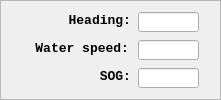
     <widget class="QFrame" name="frame">
      <property name="geometry">
       <rect>
        <x>420</x>
        <y>80</y>
        <width>221</width>
        <height>100</height>
       </rect>
      </property>
      <property name="frameShape">
       <enum>QFrame::StyledPanel</enum>
      </property>
      <property name="frameShadow">
       <enum>QFrame::Raised</enum>
      </property>
      <widget class="QLineEdit" name="txtHeading">
       <property name="enabled">
        <bool>true</bool>
       </property>
       <property name="geometry">
        <rect>
         <x>138</x>
         <y>12</y>
         <width>61</width>
         <height>20</height>
        </rect>
       </property>
       <property name="readOnly">
        <bool>true</bool>
       </property>
      </widget>
      <widget class="QLineEdit" name="txtWaterSpeed">
       <property name="enabled">
        <bool>true</bool>
       </property>
       <property name="geometry">
        <rect>
         <x>138</x>
         <y>40</y>
         <width>61</width>
         <height>20</height>
        </rect>
       </property>
       <property name="readOnly">
        <bool>true</bool>
       </property>
      </widget>
      <widget class="QLineEdit" name="txtSOG">
       <property name="enabled">
        <bool>true</bool>
       </property>
       <property name="geometry">
        <rect>
         <x>138</x>
         <y>68</y>
         <width>61</width>
         <height>20</height>
        </rect>
       </property>
       <property name="readOnly">
        <bool>true</bool>
       </property>
      </widget>
      <widget class="QLabel" name="label">
       <property name="geometry">
        <rect>
         <x>30</x>
         <y>12</y>
         <width>101</width>
         <height>16</height>
        </rect>
       </property>
       <property name="font">
        <font>
         <family>Monospace</family>
         <pointsize>10</pointsize>
         <weight>75</weight>
         <italic>false</italic>
         <bold>true</bold>
        </font>
       </property>
       <property name="text">
        <string>Heading:</string>
       </property>
       <property name="alignment">
        <set>Qt::AlignRight|Qt::AlignTrailing|Qt::AlignVCenter</set>
       </property>
      </widget>
      <widget class="QLabel" name="label_2">
       <property name="geometry">
        <rect>
         <x>-2</x>
         <y>40</y>
         <width>131</width>
         <height>16</height>
        </rect>
       </property>
       <property name="font">
        <font>
         <family>Monospace</family>
         <pointsize>10</pointsize>
         <weight>75</weight>
         <italic>false</italic>
         <bold>true</bold>
        </font>
       </property>
       <property name="text">
        <string>Water speed:</string>
       </property>
       <property name="alignment">
        <set>Qt::AlignRight|Qt::AlignTrailing|Qt::AlignVCenter</set>
       </property>
      </widget>
      <widget class="QLabel" name="label_6">
       <property name="geometry">
        <rect>
         <x>30</x>
         <y>68</y>
         <width>101</width>
         <height>16</height>
        </rect>
       </property>
       <property name="font">
        <font>
         <family>Monospace</family>
         <pointsize>10</pointsize>
         <weight>75</weight>
         <italic>false</italic>
         <bold>true</bold>
        </font>
       </property>
       <property name="text">
        <string>SOG:</string>
       </property>
       <property name="alignment">
        <set>Qt::AlignRight|Qt::AlignTrailing|Qt::AlignVCenter</set>
       </property>
      </widget>
     </widget>
